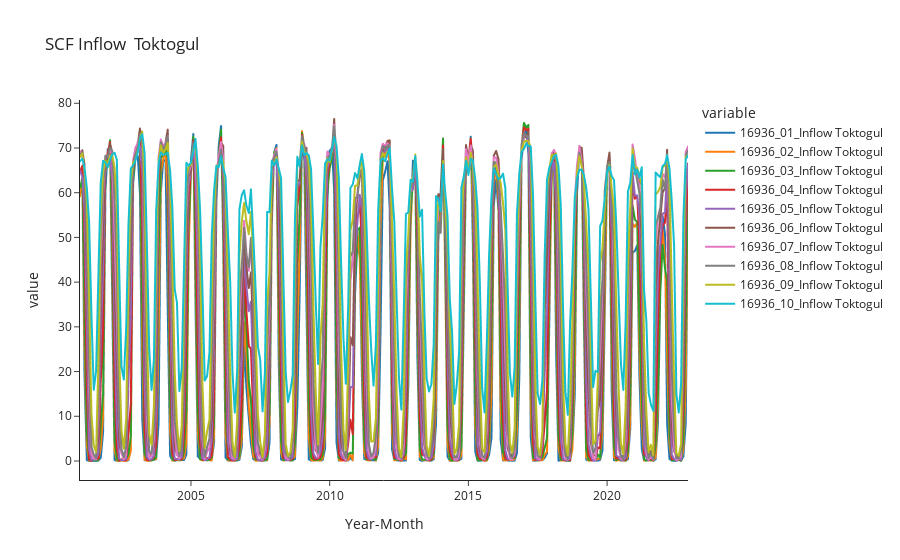

Notebook source saved alongside this figure:
### Markdown cell above
Now, we can plot the snow cover fraction data for the elevation bands in the upstream Naryn catchment. We will use this data as an external regressor (driver) for the discharge forecasting model.

### Code cell
# plot scf_eb data using time series plot
fig = px.line(scf_eb,
                x="Year-Month",
                y = scf_eb.columns[1:],
                title="SCF Inflow  Toktogul",
                template="simple_white")
fig.show()

### Figure 1 — Plotly figure (JSON) as saved in the notebook; plotly's stock layout.template omitted (floating-point values rounded to 4 significant figures; data arrays with more than 128 entries replaced by an {"elided": "..."} marker saying what was removed)
{"data": [{"hovertemplate": "variable=16936_01_Inflow Toktogul<br>Year-Month=%{x}<br>value=%{y}<extra></extra>", "legendgroup": "16936_01_Inflow Toktogul", "line": {"color": "#1F77B4", "dash": "solid"}, "marker": {"symbol": "circle"}, "mode": "lines", "name": "16936_01_Inflow Toktogul", "showlegend": true, "type": "scattergl", "x": {"elided": "264 str values"}, "xaxis": "x", "y": {"elided": "264 float values"}, "yaxis": "y"}, {"hovertemplate": "variable=16936_02_Inflow Toktogul<br>Year-Month=%{x}<br>value=%{y}<extra></extra>", "legendgroup": "16936_02_Inflow Toktogul", "line": {"color": "#FF7F0E", "dash": "solid"}, "marker": {"symbol": "circle"}, "mode": "lines", "name": "16936_02_Inflow Toktogul", "showlegend": true, "type": "scattergl", "x": {"elided": "264 str values"}, "xaxis": "x", "y": {"elided": "264 float values"}, "yaxis": "y"}, {"hovertemplate": "variable=16936_03_Inflow Toktogul<br>Year-Month=%{x}<br>value=%{y}<extra></extra>", "legendgroup": "16936_03_Inflow Toktogul", "line": {"color": "#2CA02C", "dash": "solid"}, "marker": {"symbol": "circle"}, "mode": "lines", "name": "16936_03_Inflow Toktogul", "showlegend": true, "type": "scattergl", "x": {"elided": "264 str values"}, "xaxis": "x", "y": {"elided": "264 float values"}, "yaxis": "y"}, {"hovertemplate": "variable=16936_04_Inflow Toktogul<br>Year-Month=%{x}<br>value=%{y}<extra></extra>", "legendgroup": "16936_04_Inflow Toktogul", "line": {"color": "#D62728", "dash": "solid"}, "marker": {"symbol": "circle"}, "mode": "lines", "name": "16936_04_Inflow Toktogul", "showlegend": true, "type": "scattergl", "x": {"elided": "264 str values"}, "xaxis": "x", "y": {"elided": "264 float values"}, "yaxis": "y"}, {"hovertemplate": "variable=16936_05_Inflow Toktogul<br>Year-Month=%{x}<br>value=%{y}<extra></extra>", "legendgroup": "16936_05_Inflow Toktogul", "line": {"color": "#9467BD", "dash": "solid"}, "marker": {"symbol": "circle"}, "mode": "lines", "name": "16936_05_Inflow Toktogul", "showlegend": true, "type": "scattergl", "x": {"elided": "264 str values"}, "xaxis": "x", "y": {"elided": "264 float values"}, "yaxis": "y"}, {"hovertemplate": "variable=16936_06_Inflow Toktogul<br>Year-Month=%{x}<br>value=%{y}<extra></extra>", "legendgroup": "16936_06_Inflow Toktogul", "line": {"color": "#8C564B", "dash": "solid"}, "marker": {"symbol": "circle"}, "mode": "lines", "name": "16936_06_Inflow Toktogul", "showlegend": true, "type": "scattergl", "x": {"elided": "264 str values"}, "xaxis": "x", "y": {"elided": "264 float values"}, "yaxis": "y"}, {"hovertemplate": "variable=16936_07_Inflow Toktogul<br>Year-Month=%{x}<br>value=%{y}<extra></extra>", "legendgroup": "16936_07_Inflow Toktogul", "line": {"color": "#E377C2", "dash": "solid"}, "marker": {"symbol": "circle"}, "mode": "lines", "name": "16936_07_Inflow Toktogul", "showlegend": true, "type": "scattergl", "x": {"elided": "264 str values"}, "xaxis": "x", "y": {"elided": "264 float values"}, "yaxis": "y"}, {"hovertemplate": "variable=16936_08_Inflow Toktogul<br>Year-Month=%{x}<br>value=%{y}<extra></extra>", "legendgroup": "16936_08_Inflow Toktogul", "line": {"color": "#7F7F7F", "dash": "solid"}, "marker": {"symbol": "circle"}, "mode": "lines", "name": "16936_08_Inflow Toktogul", "showlegend": true, "type": "scattergl", "x": {"elided": "264 str values"}, "xaxis": "x", "y": {"elided": "264 float values"}, "yaxis": "y"}, {"hovertemplate": "variable=16936_09_Inflow Toktogul<br>Year-Month=%{x}<br>value=%{y}<extra></extra>", "legendgroup": "16936_09_Inflow Toktogul", "line": {"color": "#BCBD22", "dash": "solid"}, "marker": {"symbol": "circle"}, "mode": "lines", "name": "16936_09_Inflow Toktogul", "showlegend": true, "type": "scattergl", "x": {"elided": "264 str values"}, "xaxis": "x", "y": {"elided": "264 float values"}, "yaxis": "y"}, {"hovertemplate": "variable=16936_10_Inflow Toktogul<br>Year-Month=%{x}<br>value=%{y}<extra></extra>", "legendgroup": "16936_10_Inflow Toktogul", "line": {"color": "#17BECF", "dash": "solid"}, "marker": {"symbol": "circle"}, "mode": "lines", "name": "16936_10_Inflow Toktogul", "showlegend": true, "type": "scattergl", "x": {"elided": "264 str values"}, "xaxis": "x", "y": {"elided": "264 float values"}, "yaxis": "y"}], "layout": {"legend": {"title": {"text": "variable"}, "tracegroupgap": 0}, "title": {"text": "SCF Inflow  Toktogul"}, "xaxis": {"anchor": "y", "domain": [0, 1], "title": {"text": "Year-Month"}}, "yaxis": {"anchor": "x", "domain": [0, 1], "title": {"text": "value"}}}}
